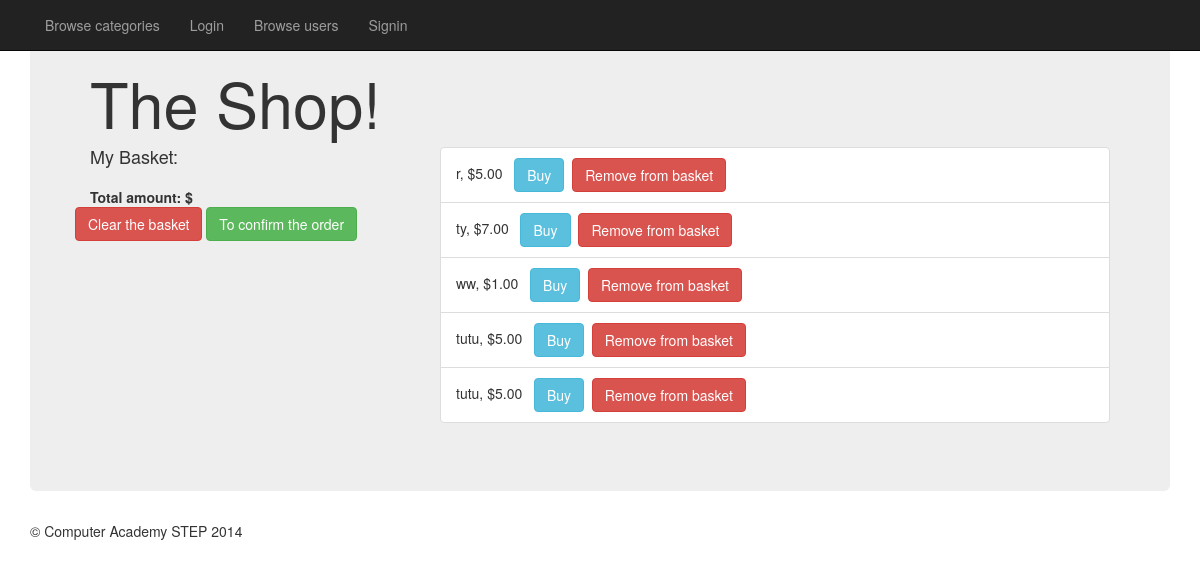
Screenshot of /index.php?ctrl=good&act=list&cat=3 with the database file from the repository.
### tables this page shows
CREATE TABLE `goods` (
  `id` int(11) NOT NULL AUTO_INCREMENT,
  `name` varchar(512) DEFAULT NULL,
  `description` varchar(2048) DEFAULT NULL,
  `price` decimal(12,2) DEFAULT NULL,
  `category_id` int(11) DEFAULT NULL,
  PRIMARY KEY (`id`)
);

### controller/FrontController.php (called while the page is built, shortened)
<?php
class FrontController {
    function start() {
        $this->view = new View();
        $r = new Request();
        $ctrlName = $r->getGetValue('ctrl');
        switch ($ctrlName) {
            case 'good':
                $ctrl = new GoodsController($this->view);
                break;
        }
        $action = $r->getGetValue('act');
        $layOut = new Layout();
        $ctrl->setLayout($layOut);
        $view = $ctrl->{"{$action}Action"}();
        $layOut->setCtrlName($ctrlName);
        $layOut->setView($this->view);
        $layOut->render($view);
    }
}

### index.php (called while the page is built, shortened)
<?php
function findClass($class) {
    $class = str_replace('\\', '/', $class) . '.php';
}
$fc = new FrontController();
$fc->start();

### util/View.php (called while the page is built, shortened)
<?php
class View {
    private $storage = [];
    function __get($name) {
        if (isset($this->storage[$name])) {
            return $this->storage[$name];
        }
        return '';
    }
    function __set($name, $value) {
        $this->storage[$name] = $value;
    }
}

### model/service/GoodService.php (called while the page is built, shortened)
<?php
class GoodService {
    function getList($category) {
        $goods = [];
        $stmt = \util\MySQL::$db->prepare("SELECT id, name, description, price, category_id "
                . " FROM goods WHERE category_id = :cat_id");
        $stmt->bindParam('cat_id', $category);
        $stmt->execute();
        while ($item = $stmt->fetchObject('model\entity\Good')) {
            $goods[] = $item;
        }
        return $goods;
    }
}

### controller/GoodsController.php (called while the page is built, shortened)
<?php
class GoodsController extends BaseController {
    private $goodService;
    private function getGoodService() {
        if (empty($this->goodService)) {
            $this->goodService = new GoodService();
        }
        return $this->goodService;
    }
    function listAction() {
        $this->view->category = $this->getRequest()->getGetValue('cat');
        $this->view->goods = $this->getGoodService()->getList($this->view->category);
        return 'list';
    }
}

### controller/BaseController.php (called while the page is built, shortened)
<?php
class BaseController {
    function __construct($view) {
        $this->view = $view;
    }
}

### model/entity/Good.php (called while the page is built, shortened)
<?php
class Good implements \JsonSerializable {
    private $id;
    private $name;
    private $price;
    public function getName() {
        return $this->name;
    }
    public function getPrice() {
        return $this->price;
    }
    public function getId() {
        return $this->id;
    }
}

### view/good/list.php (the view, shortened to what this page needs)
<div class="row">
    <div class="col-md-4">
        <ul id="basket" class="list-group">
            <h4 class="list-group-item-heading list-group-item-active">My Basket:</h4>
        </ul>
        <div><b>Total amount: <span id="sum"><?php echo '$' . $sum; ?></span></b></div>
        <div class="row">
            <a class="btn btn-danger" href="index.php?ctrl=good&act=clearBasket&cat=<?php echo $this->view->category; ?>">Clear the basket</a>
            <a class="btn btn-success" href="index.php?ctrl=good&act=insertDataOrder">To confirm the order</a>
        </div>
    </div>
        <div class="col-md-8">
            <ul id="goodList" class="list-group">
                <?php
                foreach ($this->view->goods as $good) {
                    echo "<li data-goodid=\"{$good->getID()}\" class=\"list-group-item\">{$good->getName()}, \${$good->getPrice()} "
                    . "&nbsp; <a name=\"buy\" class=\"btn btn-info\" href=\"index.php?ctrl=good&act=buy&id={$good->getID()}\">Buy</a>"
                    . "&nbsp; <a class=\"btn btn-danger\" href=\"index.php?ctrl=good&act=del&id={$good->getID()}\">Remove from basket</a>";
                    echo "</li>";
                }
                ?>
            </ul>
        </div>
    </div>

### rows the page displays
goods: name "r", price "5.00"
goods: name "ty", price "7.00"
goods: name "ww", price "1.00"
goods: name "tutu", price "5.00"
goods: name "tutu", price "5.00"
